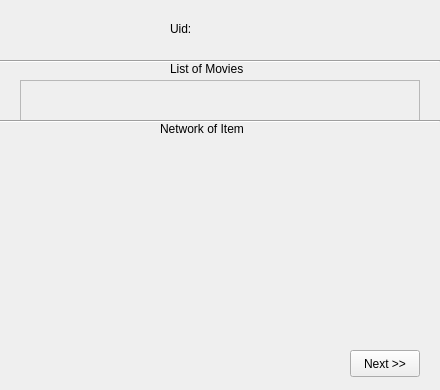
<?xml version="1.0" encoding="UTF-8"?>
<ui version="4.0">
 <class>movielisty1</class>
 <widget class="QWidget" name="movielisty1">
  <property name="geometry">
   <rect>
    <x>0</x>
    <y>0</y>
    <width>440</width>
    <height>390</height>
   </rect>
  </property>
  <property name="windowTitle">
   <string>Form</string>
  </property>
  <widget class="QLabel" name="uidlabel">
   <property name="geometry">
    <rect>
     <x>170</x>
     <y>20</y>
     <width>30</width>
     <height>17</height>
    </rect>
   </property>
   <property name="text">
    <string>Uid:</string>
   </property>
  </widget>
  <widget class="QLabel" name="label_2">
   <property name="geometry">
    <rect>
     <x>170</x>
     <y>60</y>
     <width>100</width>
     <height>17</height>
    </rect>
   </property>
   <property name="text">
    <string>List of Movies</string>
   </property>
  </widget>
  <widget class="Line" name="line">
   <property name="geometry">
    <rect>
     <x>0</x>
     <y>60</y>
     <width>440</width>
     <height>3</height>
    </rect>
   </property>
   <property name="orientation">
    <enum>Qt::Horizontal</enum>
   </property>
  </widget>
  <widget class="QScrollArea" name="scrollArea">
   <property name="geometry">
    <rect>
     <x>20</x>
     <y>80</y>
     <width>400</width>
     <height>41</height>
    </rect>
   </property>
   <property name="widgetResizable">
    <bool>true</bool>
   </property>
   <widget class="QWidget" name="scrollAreaWidgetContents">
    <property name="geometry">
     <rect>
      <x>0</x>
      <y>0</y>
      <width>398</width>
      <height>39</height>
     </rect>
    </property>
   </widget>
  </widget>
  <widget class="QPushButton" name="Next">
   <property name="geometry">
    <rect>
     <x>350</x>
     <y>350</y>
     <width>70</width>
     <height>27</height>
    </rect>
   </property>
   <property name="text">
    <string>Next &gt;&gt;</string>
   </property>
  </widget>
  <widget class="QLabel" name="Uidvalue">
   <property name="geometry">
    <rect>
     <x>210</x>
     <y>20</y>
     <width>67</width>
     <height>17</height>
    </rect>
   </property>
   <property name="text">
    <string/>
   </property>
  </widget>
  <widget class="QLabel" name="img">
   <property name="geometry">
    <rect>
     <x>30</x>
     <y>150</y>
     <width>380</width>
     <height>190</height>
    </rect>
   </property>
   <property name="text">
    <string/>
   </property>
  </widget>
  <widget class="Line" name="line_2">
   <property name="geometry">
    <rect>
     <x>0</x>
     <y>120</y>
     <width>440</width>
     <height>3</height>
    </rect>
   </property>
   <property name="orientation">
    <enum>Qt::Horizontal</enum>
   </property>
  </widget>
  <widget class="QLabel" name="label_3">
   <property name="geometry">
    <rect>
     <x>160</x>
     <y>120</y>
     <width>120</width>
     <height>17</height>
    </rect>
   </property>
   <property name="text">
    <string>Network of Item</string>
   </property>
  </widget>
 </widget>
 <resources/>
 <connections/>
</ui>
